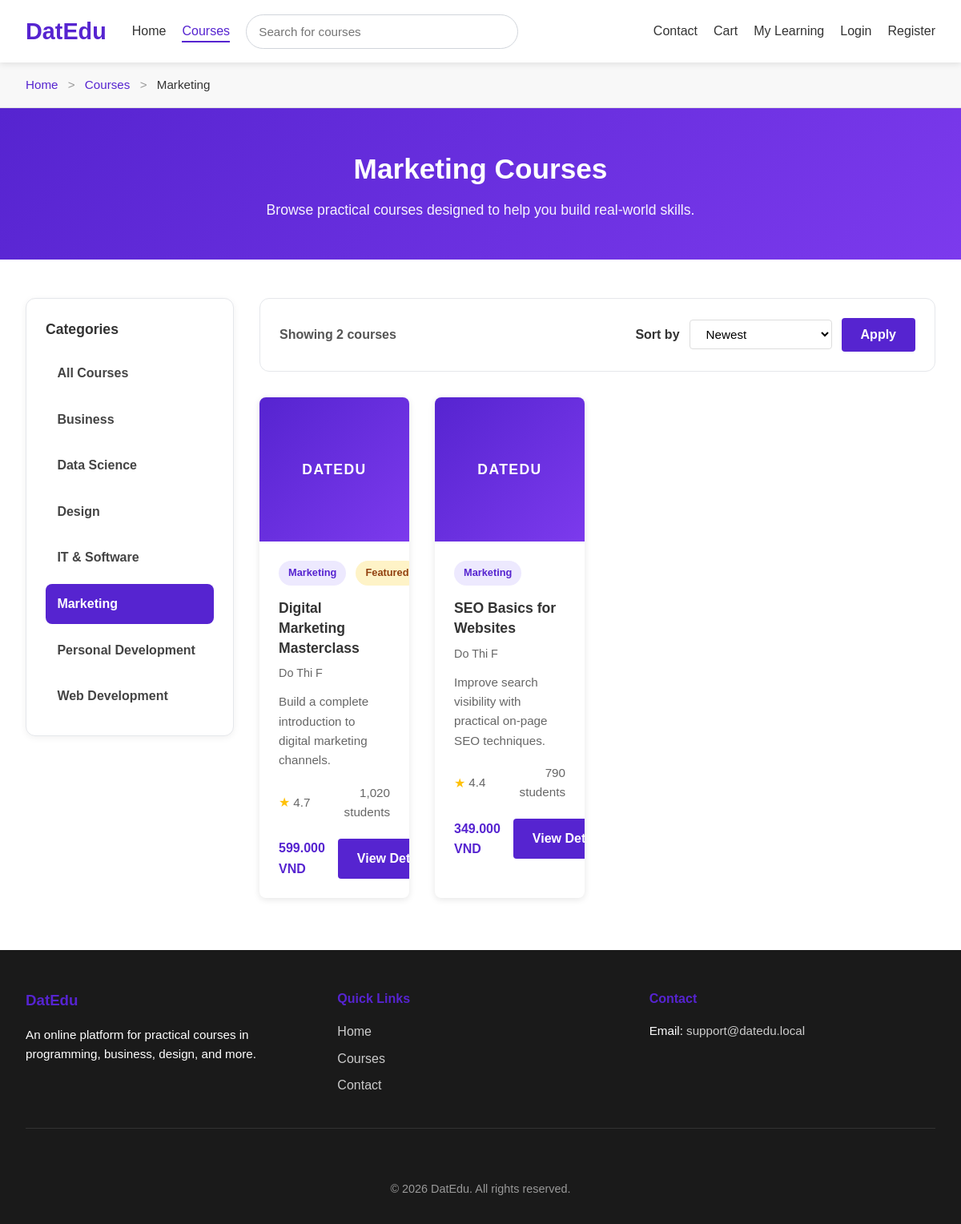
/public/courses.php?category=marketing, run on the app's committed database.
### tables this page shows
CREATE TABLE categories (
    category_id INT AUTO_INCREMENT PRIMARY KEY,
    parent_id INT NULL,
    name VARCHAR(100) NOT NULL,
    slug VARCHAR(120) NOT NULL,
    description TEXT NULL,
    created_at DATETIME NOT NULL DEFAULT CURRENT_TIMESTAMP,
    CONSTRAINT uq_categories_slug UNIQUE (slug),
    CONSTRAINT fk_categories_parent
        FOREIGN KEY (parent_id)
        REFERENCES categories(category_id)
        ON DELETE SET NULL
        ON UPDATE CASCADE
);

CREATE TABLE courses (
    course_id INT AUTO_INCREMENT PRIMARY KEY,
    category_id INT NOT NULL,
    instructor_id INT NOT NULL,
    title VARCHAR(200) NOT NULL,
    slug VARCHAR(220) NOT NULL,
    short_description VARCHAR(255) NOT NULL,
    description TEXT NULL,
    thumbnail VARCHAR(255) NULL,
    price DECIMAL(10,2) NOT NULL DEFAULT 0.00,
    level ENUM('Beginner', 'Intermediate', 'Advanced', 'All Levels') NOT NULL DEFAULT 'Beginner',
    duration_hours DECIMAL(5,2) NOT NULL DEFAULT 0.00,
    language VARCHAR(50) NOT NULL DEFAULT 'English',
    rating DECIMAL(2,1) NOT NULL DEFAULT 0.0,
    total_students INT NOT NULL DEFAULT 0,
    is_featured TINYINT(1) NOT NULL DEFAULT 0,
    status ENUM('draft', 'published') NOT NULL DEFAULT 'published',
    created_at DATETIME NOT NULL DEFAULT CURRENT_TIMESTAMP,
    updated_at DATETIME NULL DEFAULT NULL ON UPDATE CURRENT_TIMESTAMP,
    CONSTRAINT uq_courses_slug UNIQUE (slug),
    CONSTRAINT fk_courses_category
        FOREIGN KEY (category_id)
        REFERENCES categories(category_id)
        ON DELETE RESTRICT
        ON UPDATE CASCADE,
    CONSTRAINT fk_courses_instructor
        FOREIGN KEY (instructor_id)
        REFERENCES instructors(instructor_id)
        ON DELETE RESTRICT
        ON UPDATE CASCADE
);

CREATE TABLE instructors (
    instructor_id INT AUTO_INCREMENT PRIMARY KEY,
    full_name VARCHAR(100) NOT NULL,
    email VARCHAR(150) NULL,
    bio TEXT NULL,
    expertise VARCHAR(150) NULL,
    avatar VARCHAR(255) NULL,
    created_at DATETIME NOT NULL DEFAULT CURRENT_TIMESTAMP
);

### public/courses.php (called while the page is built, shortened)
<?php
require_once '../config/database.php';
require_once '../app/models/Category.php';
require_once '../app/models/Course.php';
require_once '../app/helpers/url.php';
$categorySlug = isset($_GET['category']) ? trim((string) $_GET['category']) : null;
$categorySlug = $categorySlug !== '' ? $categorySlug : null;
$allowedSorts = [
    'newest',
    'price_asc',
    'price_desc',
    'rating_desc',
    'title_asc',
    'popular',
];
$sort = isset($_GET['sort']) ? trim((string) $_GET['sort']) : 'newest';
$sort = in_array($sort, $allowedSorts, true) ? $sort : 'newest';
$page = isset($_GET['page']) ? (int) $_GET['page'] : 1;
$page = $page >= 1 ? $page : 1;
$limit = 8;
$categories = [];
$selectedCategory = null;
$courses = [];
$coursesError = '';
try {
    $pdo = getPDO();
    $categoryModel = new Category($pdo);
    $courseModel = new Course($pdo);
    $categories = $categoryModel->getAllCategories();
    if ($categorySlug !== null) {
        $selectedCategory = $categoryModel->getCategoryBySlug($categorySlug);
    }
    if ($coursesError === '') {
        $effectiveCategorySlug = $selectedCategory !== null ? $categorySlug : null;
        $totalCourses = $courseModel->countCourses($effectiveCategorySlug);
        $courses = $courseModel->getCourses($effectiveCategorySlug, $sort, $page, $limit);
    }
} catch (Throwable $exception) {
    $coursesError = 'We could not load courses right now.';
    error_log('DatEdu courses page error: ' . $exception->getMessage());
}
require_once '../app/views/pages/courses.view.php';
?>

### app/models/Category.php (called while the page is built)
<?php
class Category
{
    private PDO $pdo;
    public function __construct(PDO $pdo)
    {
        $this->pdo = $pdo;
    }
    public function getAllCategories(): array
    {
        $sql = "SELECT * FROM categories ORDER BY name ASC";
        $statement = $this->pdo->query($sql);
        return $statement->fetchAll();
    }
    public function getCategoryBySlug(string $slug): ?array
    {
        $sql = "SELECT * FROM categories WHERE slug = :slug LIMIT 1";
        $statement = $this->pdo->prepare($sql);
        $statement->execute(['slug' => $slug]);
        $category = $statement->fetch();
        return $category ?: null;
    }
}
?>

### app/models/Course.php (called while the page is built, shortened)
<?php
class Course
{
    private PDO $pdo;
    public function __construct(PDO $pdo)
    {
        $this->pdo = $pdo;
    }
    public function getCourses(?string $categorySlug = null, string $sort = 'newest', int $page = 1, int $limit = 8): array
    {
        $page = max(1, (int) $page);
        $limit = (int) $this->normalizeLimit($limit, 8);
        $offset = (int) (($page - 1) * $limit);
        $sortMap = [
            'newest' => 'c.created_at DESC',
            'price_asc' => 'c.price ASC',
            'price_desc' => 'c.price DESC',
            'rating_desc' => 'c.rating DESC',
            'title_asc' => 'c.title ASC',
            'popular' => 'c.total_students DESC',
        ];
        $orderBy = $sortMap[$sort] ?? $sortMap['newest'];
        $sql = "
            SELECT
                c.course_id,
                c.title,
                c.slug,
                c.short_description,
                c.thumbnail,
                c.price,
                c.level,
                c.duration_hours,
                c.language,
                c.rating,
                c.total_students,
                c.is_featured,
                c.created_at,
                cat.name AS category_name,
                cat.slug AS category_slug,
                i.full_name AS instructor_name
            FROM courses c
            INNER JOIN categories cat ON c.category_id = cat.category_id
            INNER JOIN instructors i ON c.instructor_id = i.instructor_id
            WHERE c.status = :status
        ";
        $params = ['status' => 'published'];
        if ($categorySlug !== null && $categorySlug !== '') {
            $sql .= " AND cat.slug = :category_slug";
            $params['category_slug'] = $categorySlug;
        }
        $sql .= " ORDER BY {$orderBy} LIMIT :limit OFFSET :offset";
        $statement = $this->pdo->prepare($sql);
        foreach ($params as $key => $value) {
            $statement->bindValue(':' . $key, $value);
        }
        $statement->bindValue(':limit', $limit, PDO::PARAM_INT);
        $statement->bindValue(':offset', $offset, PDO::PARAM_INT);
        $statement->execute();
        return $statement->fetchAll();
    }
    public function countCourses(?string $categorySlug = null): int
    {
        $sql = "
            SELECT COUNT(*) AS total_courses
            FROM courses c
            INNER JOIN categories cat ON c.category_id = cat.category_id
            WHERE c.status = :status
        ";
        $params = ['status' => 'published'];
        if ($categorySlug !== null && $categorySlug !== '') {
            $sql .= " AND cat.slug = :category_slug";
            $params['category_slug'] = $categorySlug;
        }
        $statement = $this->pdo->prepare($sql);
        foreach ($params as $key => $value) {
            $statement->bindValue(':' . $key, $value);
        }
        $statement->execute();
        return (int) $statement->fetchColumn();
    }
    private function normalizeLimit(int $limit, int $default = 8): int
    {
        return min($limit, 50);
    }
}
?>

### app/helpers/url.php (called while the page is built, shortened)
<?php
function base_url($path = '')
{
    $base = BASE_URL;
    if ($path !== '') {
        $path = ltrim($path, '/');
        $base = rtrim($base, '/') . '/' . $path;
    }
    return $base;
}
?>

### app/views/pages/courses.view.php (the view, shortened to what this page needs)
<?php
$heading = $selectedCategory !== null ? $selectedCategory['name'] . ' Courses' : 'All Online Courses';
$courseCountOnPage = count($courses);
$buildCoursesUrl = function (array $overrides = []) use ($categorySlug, $sort, $page) {
    $params = [];
    if ($categorySlug !== null && $categorySlug !== '') {
        $params['category'] = $categorySlug;
    }
    if ($sort !== 'newest') {
        $params['sort'] = $sort;
    }
    if ($page > 1) {
        $params['page'] = $page;
    }
    foreach ($overrides as $key => $value) {
        if ($value === null || $value === '' || $value === false) {
            unset($params[$key]);
        } else {
            $params[$key] = $value;
        }
    }
    $query = http_build_query($params);
    return base_url('courses.php' . ($query !== '' ? '?' . $query : ''));
};
$sortOptions = [
    'newest' => 'Newest',
    'price_asc' => 'Price: Low to High',
    'price_desc' => 'Price: High to Low',
    'rating_desc' => 'Highest Rated',
    'title_asc' => 'Title A-Z',
    'popular' => 'Most Popular',
];
?>
<main class="main-content">
    <?php require APP_PATH . '/views/partials/breadcrumb.php'; ?>
    <section class="page-header">
        <div class="page-header-container">
            <h1><?php echo htmlspecialchars($heading); ?></h1>
            <p>Browse practical courses designed to help you build real-world skills.</p>
        </div>
    </section>
    <section class="courses-catalog-section">
        <div class="courses-container">
            <div class="courses-catalog-layout">
                <aside class="courses-sidebar">
                    <div class="sidebar-card">
                        <h2 class="sidebar-title">Categories</h2>
                        <ul class="category-filter-list">
                            <li>
                                <a
                                    href="<?php echo $buildCoursesUrl(['category' => null, 'page' => null]); ?>"
                                    class="category-filter-link <?php echo $selectedCategory === null ? 'active' : ''; ?>"
                                >
                                    All Courses
                                </a>
                            </li>
                            <?php foreach ($categories as $category): ?>
                                <li>
                                    <a
                                        href="<?php echo $buildCoursesUrl(['category' => $category['slug'], 'page' => null]); ?>"
                                        class="category-filter-link <?php echo $selectedCategory !== null && $selectedCategory['slug'] === $category['slug'] ? 'active' : ''; ?>"
                                    >
                                        <?php echo htmlspecialchars($category['name']); ?>
                                    </a>
                                </li>
                            <?php endforeach; ?>
                        </ul>
                    </div>
                </aside>
                <div class="courses-main-area">
                    <section class="courses-toolbar courses-toolbar-panel">
                        <div class="toolbar-container">
                            <div class="courses-toolbar-content">
                                <p class="courses-count-text">Showing <?php echo $courseCountOnPage; ?> courses</p>
                                <form method="get" action="<?php echo base_url('courses.php'); ?>" class="courses-sort-form">
                                    <label for="sort" class="sort-label">Sort by</label>
                                    <select name="sort" id="sort" class="filter-select">
                                        <?php foreach ($sortOptions as $sortValue => $sortLabel): ?>
                                            <option value="<?php echo htmlspecialchars($sortValue); ?>" <?php echo $sort === $sortValue ? 'selected' : ''; ?>>
                                                <?php echo htmlspecialchars($sortLabel); ?>
                                            </option>
                                        <?php endforeach; ?>
                                    </select>
                                    <button type="submit" class="btn btn-secondary sort-submit-btn">Apply</button>
                                </form>
                            </div>
                        </div>
                    </section>
                    <?php if (!empty($courses)): ?>
                        <div class="courses-grid">
                            <?php foreach ($courses as $course): ?>
                                <?php require APP_PATH . '/views/partials/course-card.php'; ?>
                            <?php endforeach; ?>
                        </div>
                    <?php elseif ($coursesError === ''): ?>
                        <div class="courses-message courses-message-empty">
                            No courses found.
                        </div>
                    <?php endif; ?>
                </div>
            </div>
        </div>
    </section>
</main>

### app/views/partials/course-card.php
<?php
$thumbnailPath = isset($course['thumbnail']) ? trim((string) $course['thumbnail']) : '';
$thumbnailPublicPath = ROOT_PATH . '/public/images/' . ltrim($thumbnailPath, '/');
$hasThumbnail = $thumbnailPath !== '' && file_exists($thumbnailPublicPath);
$priceText = number_format((float) ($course['price'] ?? 0), 0, ',', '.') . ' VND';
?>
<article class="course-card">
    <div class="course-thumbnail">
        <?php if ($hasThumbnail): ?>
            <img
                src="<?php echo htmlspecialchars(asset('images/' . ltrim($thumbnailPath, '/'))); ?>"
                alt="<?php echo htmlspecialchars($course['title'] ?? 'Course thumbnail'); ?>"
                class="course-thumbnail-image"
            >
        <?php else: ?>
            <div class="thumbnail-placeholder">
                <span class="placeholder-text">DatEdu</span>
            </div>
        <?php endif; ?>
    </div>
    <div class="course-info">
        <div class="course-card-top">
            <span class="course-category-badge"><?php echo htmlspecialchars($course['category_name'] ?? 'Course'); ?></span>
            <?php if (!empty($course['is_featured'])): ?>
                <span class="course-featured-badge">Featured</span>
            <?php endif; ?>
        </div>
        <h4 class="course-title"><?php echo htmlspecialchars($course['title'] ?? 'Untitled Course'); ?></h4>
        <p class="course-instructor"><?php echo htmlspecialchars($course['instructor_name'] ?? 'DatEdu Instructor'); ?></p>
        <p class="course-description-text"><?php echo htmlspecialchars($course['short_description'] ?? 'Course description coming soon.'); ?></p>
        <div class="course-meta">
            <div class="rating">
                <span class="stars">&#9733;</span>
                <span class="rating-value"><?php echo htmlspecialchars((string) ($course['rating'] ?? '0.0')); ?></span>
            </div>
            <span class="course-students"><?php echo number_format((int) ($course['total_students'] ?? 0)); ?> students</span>
        </div>
        <div class="course-footer">
            <span class="price"><?php echo htmlspecialchars($priceText); ?></span>
            <a href="<?php echo base_url('course-detail.php?slug=' . urlencode($course['slug'] ?? '')); ?>" class="btn btn-secondary course-card-link">View Details</a>
        </div>
    </div>
</article>

### data on the page
categories: name "Marketing Courses", name "Marketing"
categories: name "Business"
categories: name "Data Science"
categories: name "Design"
categories: name "IT & Software"
categories: name "Personal Development"
categories: name "Web Development"
courses: shows "DATEDU", category.name "Marketing", is_featured "Featured", title "Digital Marketing Masterclass", instructor.full_name "Do Thi F", short_description "Build a complete introduction to digital marketing channels.", rating "4.7", total_students "1,020", price "599.000 VND"
courses: shows "DATEDU", category.name "Marketing", title "SEO Basics for Websites", instructor.full_name "Do Thi F", short_description "Improve search visibility with practical on-page SEO techniques.", rating "4.4", total_students "790", price "349.000 VND"

### other printed values
APP_NAME "DatEdu"
$item['label'] "Home"
$item['label'] "Courses"
$item['label'] "Marketing"
$courseCountOnPage "2"
form field sort "Newest"
